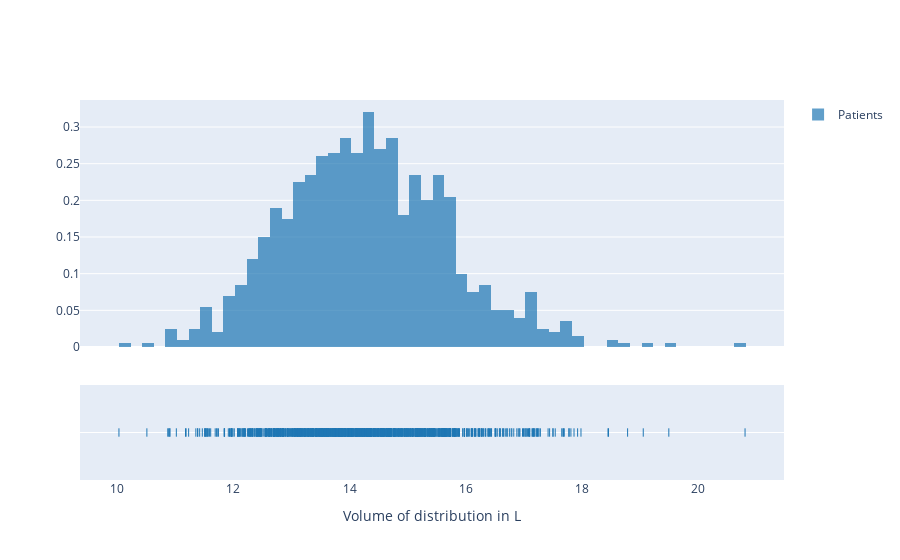
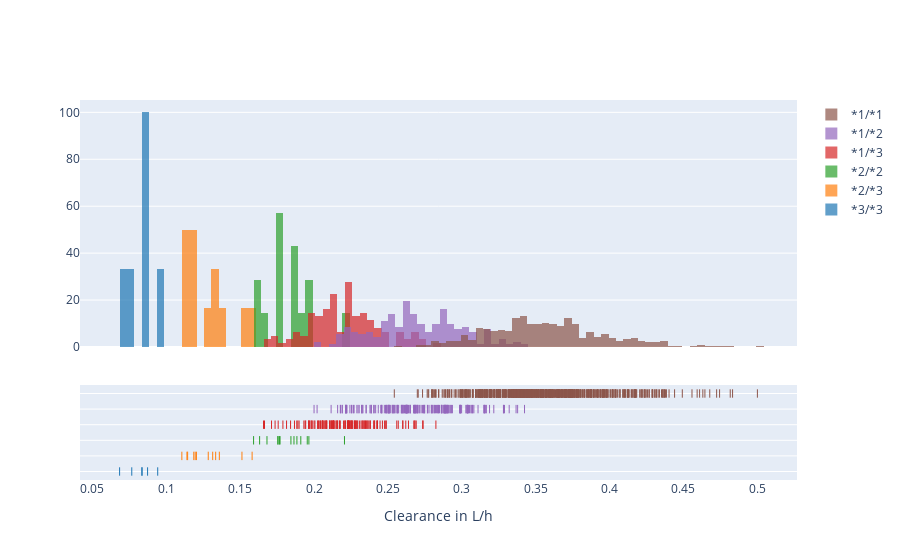
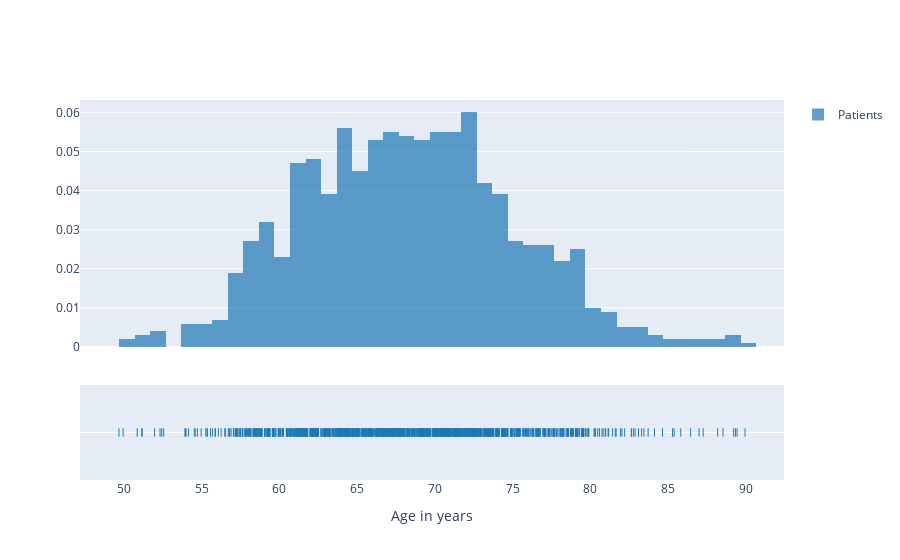
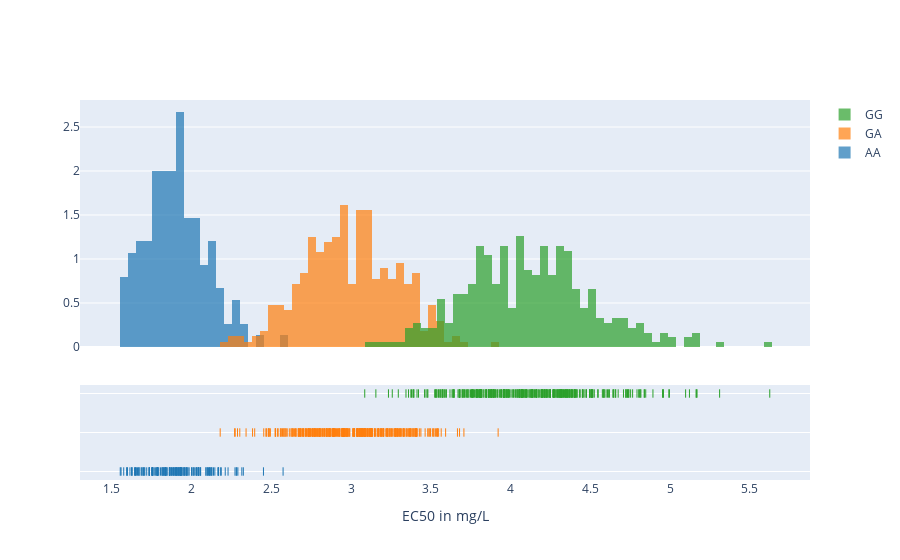

Here is the notebook cell these charts were saved with, in order:
### Markdown cell above
### Visualise demographic data

### Code cell
# Plot volume of distribution
fig = ff.create_distplot(
    [psi[:, 0]], ['Patients'], bin_size=.2, show_hist=True,
    show_curve=False)
fig.update_layout(xaxis_title='Volume of distribution in L')
fig.show()

# Plot clearance
n_1 = n_cyp2p9_33
n_2 = n_cyp2p9_33 + n_cyp2p9_23
n_3 = n_cyp2p9_33 + n_cyp2p9_23 + n_cyp2p9_22
n_4 = n_cyp2p9_33 + n_cyp2p9_23 + n_cyp2p9_22 + n_cyp2p9_13
n_5 = n_cyp2p9_33 + n_cyp2p9_23 + n_cyp2p9_22 + n_cyp2p9_13 + n_cyp2p9_12
fig = ff.create_distplot(
    [
        psi[:n_1, 1],
        psi[n_1:n_2, 1],
        psi[n_2:n_3, 1],
        psi[n_3:n_4, 1],
        psi[n_4:n_5, 1],
        psi[n_5:, 1]
    ],
    ['*3/*3', '*2/*3', '*2/*2', '*1/*3', '*1/*2', '*1/*1'], bin_size=.005,
    show_hist=True, show_curve=False)
fig.update_layout(xaxis_title='Clearance in L/h')
fig.show()

# Plot age distribution
fig = ff.create_distplot(
    [covariates[:, 1]], ['Patients'], show_hist=True,
    show_curve=False)
fig.update_layout(xaxis_title='Age in years')
fig.show()

# Plot EC50
fig = ff.create_distplot(
    [
        psi[:n_vkorc1_AA, 2],
        psi[n_vkorc1_AA:n_vkorc1_GA, 2],
        psi[n_vkorc1_AA+n_vkorc1_GA:, 2]
    ],
    ['AA', 'GA', 'GG'], bin_size=.05, show_hist=True, show_curve=False)
fig.update_layout(xaxis_title='EC50 in mg/L')
fig.show()

### Figure 1 — Plotly figure (JSON) as saved in the notebook; plotly's stock layout.template omitted (floating-point values rounded to 4 significant figures; data arrays with more than 128 entries replaced by an {"elided": "..."} marker saying what was removed)
{"data": [{"autobinx": false, "histnorm": "probability density", "legendgroup": "Patients", "marker": {"color": "rgb(31, 119, 180)"}, "name": "Patients", "opacity": 0.7, "type": "histogram", "x": {"elided": "1000 float values"}, "xaxis": "x", "xbins": {"end": 20.81, "size": 0.2, "start": 10.03}, "yaxis": "y"}, {"legendgroup": "Patients", "marker": {"color": "rgb(31, 119, 180)", "symbol": "line-ns-open"}, "mode": "markers", "name": "Patients", "showlegend": false, "type": "scatter", "x": {"elided": "1000 float values"}, "xaxis": "x", "y": {"elided": "1000 str values"}, "yaxis": "y2"}], "layout": {"barmode": "overlay", "hovermode": "closest", "legend": {"traceorder": "reversed"}, "xaxis": {"anchor": "y2", "domain": [0, 1], "title": {"text": "Volume of distribution in L"}, "zeroline": false}, "yaxis": {"anchor": "free", "domain": [0.35, 1], "position": 0}, "yaxis2": {"anchor": "x", "domain": [0, 0.25], "dtick": 1, "showticklabels": false}}}

### Figure 2 — Plotly figure (JSON) as saved in the notebook; plotly's stock layout.template omitted (floating-point values rounded to 4 significant figures; data arrays with more than 128 entries replaced by an {"elided": "..."} marker saying what was removed)
{"data": [{"autobinx": false, "histnorm": "probability density", "legendgroup": "*3/*3", "marker": {"color": "rgb(31, 119, 180)"}, "name": "*3/*3", "opacity": 0.7, "type": "histogram", "x": [0.08732, 0.09417, 0.08342, 0.08361, 0.06837, 0.07662], "xaxis": "x", "xbins": {"end": 0.09417, "size": 0.005, "start": 0.06837}, "yaxis": "y"}, {"autobinx": false, "histnorm": "probability density", "legendgroup": "*2/*3", "marker": {"color": "rgb(255, 127, 14)"}, "name": "*2/*3", "opacity": 0.7, "type": "histogram", "x": [0.1581, 0.114, 0.1359, 0.1512, 0.1195, 0.1314, 0.1186, 0.1105, 0.1204, 0.1144, 0.1284, 0.1334], "xaxis": "x", "xbins": {"end": 0.1581, "size": 0.005, "start": 0.1105}, "yaxis": "y"}, {"autobinx": false, "histnorm": "probability density", "legendgroup": "*2/*2", "marker": {"color": "rgb(44, 160, 44)"}, "name": "*2/*2", "opacity": 0.7, "type": "histogram", "x": [0.1884, 0.1591, 0.2206, 0.1756, 0.1843, 0.191, 0.177, 0.1681, 0.1864, 0.1965, 0.1766, 0.1954, 0.1755, 0.1632], "xaxis": "x", "xbins": {"end": 0.2206, "size": 0.005, "start": 0.1591}, "yaxis": "y"}, {"autobinx": false, "histnorm": "probability density", "legendgroup": "*1/*3", "marker": {"color": "rgb(214, 39, 40)"}, "name": "*1/*3", "opacity": 0.7, "type": "histogram", "x": [0.2601, 0.2149, 0.2231, 0.224, 0.2682, 0.2027, 0.2116, 0.2031, 0.2059, 0.1712, 0.2286, 0.1658, 0.2156, 0.2333, 0.2348, 0.1943, 0.2274, 0.2119, 0.1987, 0.1967, 0.1971, 0.2309, 0.2292, 0.1736, 0.1963, 0.2447, 0.2171, 0.2243, 0.189, 0.241, 0.1757, 0.2332, 0.257, 0.2692, 0.2425, 0.2404, 0.2069, 0.2106, 0.2601, 0.2043, 0.2262, 0.198, 0.225, 0.2429, 0.1985, 0.2132, 0.2639, 0.2257, 0.2081, 0.1883, 0.2107, 0.2257, 0.2738, 0.2134, 0.2675, 0.2048, 0.1965, 0.2478, 0.2024, 0.2129, 0.2155, 0.2296, 0.1789, 0.2087, 0.225, 0.2236, 0.2232, 0.2125, 0.2121, 0.2356, 0.2463, 0.2208, 0.2683, 0.2, 0.2621, 0.2006, 0.2108, 0.2226, 0.2825, 0.2379, 0.2174, 0.2283, 0.2057, 0.1931, 0.2343, 0.2251, 0.2365, 0.2039, 0.223, 0.2344, 0.2212, 0.2158, 0.2062, 0.2485, 0.22, 0.2428, 0.2057, 0.2132, 0.1867, 0.2082, 0.2281, 0.2232, 0.2274, 0.2319, 0.2489, 0.2178, 0.1665, 0.2407, 0.221, 0.1899, 0.2381, 0.2326, 0.2371, 0.2083, 0.2359, 0.2075, 0.2735, 0.194, 0.214, 0.2229, 0.1814, 0.1841, 0.256], "xaxis": "x", "xbins": {"end": 0.2825, "size": 0.005, "start": 0.1658}, "yaxis": "y"}, {"autobinx": false, "histnorm": "probability density", "legendgroup": "*1/*2", "marker": {"color": "rgb(148, 103, 189)"}, "name": "*1/*2", "opacity": 0.7, "type": "histogram", "x": {"elided": "184 float values"}, "xaxis": "x", "xbins": {"end": 0.3425, "size": 0.005, "start": 0.2}, "yaxis": "y"}, {"autobinx": false, "histnorm": "probability density", "legendgroup": "*1/*1", "marker": {"color": "rgb(140, 86, 75)"}, "name": "*1/*1", "opacity": 0.7, "type": "histogram", "x": {"elided": "661 float values"}, "xaxis": "x", "xbins": {"end": 0.5001, "size": 0.005, "start": 0.2543}, "yaxis": "y"}, {"legendgroup": "*3/*3", "marker": {"color": "rgb(31, 119, 180)", "symbol": "line-ns-open"}, "mode": "markers", "name": "*3/*3", "showlegend": false, "type": "scatter", "x": [0.08732, 0.09417, 0.08342, 0.08361, 0.06837, 0.07662], "xaxis": "x", "y": ["*3/*3", "*3/*3", "*3/*3", "*3/*3", "*3/*3", "*3/*3"], "yaxis": "y2"}, {"legendgroup": "*2/*3", "marker": {"color": "rgb(255, 127, 14)", "symbol": "line-ns-open"}, "mode": "markers", "name": "*2/*3", "showlegend": false, "type": "scatter", "x": [0.1581, 0.114, 0.1359, 0.1512, 0.1195, 0.1314, 0.1186, 0.1105, 0.1204, 0.1144, 0.1284, 0.1334], "xaxis": "x", "y": ["*2/*3", "*2/*3", "*2/*3", "*2/*3", "*2/*3", "*2/*3", "*2/*3", "*2/*3", "*2/*3", "*2/*3", "*2/*3", "*2/*3"], "yaxis": "y2"}, {"legendgroup": "*2/*2", "marker": {"color": "rgb(44, 160, 44)", "symbol": "line-ns-open"}, "mode": "markers", "name": "*2/*2", "showlegend": false, "type": "scatter", "x": [0.1884, 0.1591, 0.2206, 0.1756, 0.1843, 0.191, 0.177, 0.1681, 0.1864, 0.1965, 0.1766, 0.1954, 0.1755, 0.1632], "xaxis": "x", "y": ["*2/*2", "*2/*2", "*2/*2", "*2/*2", "*2/*2", "*2/*2", "*2/*2", "*2/*2", "*2/*2", "*2/*2", "*2/*2", "*2/*2", "*2/*2", "*2/*2"], "yaxis": "y2"}, {"legendgroup": "*1/*3", "marker": {"color": "rgb(214, 39, 40)", "symbol": "line-ns-open"}, "mode": "markers", "name": "*1/*3", "showlegend": false, "type": "scatter", "x": [0.2601, 0.2149, 0.2231, 0.224, 0.2682, 0.2027, 0.2116, 0.2031, 0.2059, 0.1712, 0.2286, 0.1658, 0.2156, 0.2333, 0.2348, 0.1943, 0.2274, 0.2119, 0.1987, 0.1967, 0.1971, 0.2309, 0.2292, 0.1736, 0.1963, 0.2447, 0.2171, 0.2243, 0.189, 0.241, 0.1757, 0.2332, 0.257, 0.2692, 0.2425, 0.2404, 0.2069, 0.2106, 0.2601, 0.2043, 0.2262, 0.198, 0.225, 0.2429, 0.1985, 0.2132, 0.2639, 0.2257, 0.2081, 0.1883, 0.2107, 0.2257, 0.2738, 0.2134, 0.2675, 0.2048, 0.1965, 0.2478, 0.2024, 0.2129, 0.2155, 0.2296, 0.1789, 0.2087, 0.225, 0.2236, 0.2232, 0.2125, 0.2121, 0.2356, 0.2463, 0.2208, 0.2683, 0.2, 0.2621, 0.2006, 0.2108, 0.2226, 0.2825, 0.2379, 0.2174, 0.2283, 0.2057, 0.1931, 0.2343, 0.2251, 0.2365, 0.2039, 0.223, 0.2344, 0.2212, 0.2158, 0.2062, 0.2485, 0.22, 0.2428, 0.2057, 0.2132, 0.1867, 0.2082, 0.2281, 0.2232, 0.2274, 0.2319, 0.2489, 0.2178, 0.1665, 0.2407, 0.221, 0.1899, 0.2381, 0.2326, 0.2371, 0.2083, 0.2359, 0.2075, 0.2735, 0.194, 0.214, 0.2229, 0.1814, 0.1841, 0.256], "xaxis": "x", "y": ["*1/*3", "*1/*3", "*1/*3", "*1/*3", "*1/*3", "*1/*3", "*1/*3", "*1/*3", "*1/*3", "*1/*3", "*1/*3", "*1/*3", "*1/*3", "*1/*3", "*1/*3", "*1/*3", "*1/*3", "*1/*3", "*1/*3", "*1/*3", "*1/*3", "*1/*3", "*1/*3", "*1/*3", "*1/*3", "*1/*3", "*1/*3", "*1/*3", "*1/*3", "*1/*3", "*1/*3", "*1/*3", "*1/*3", "*1/*3", "*1/*3", "*1/*3", "*1/*3", "*1/*3", "*1/*3", "*1/*3", "*1/*3", "*1/*3", "*1/*3", "*1/*3", "*1/*3", "*1/*3", "*1/*3", "*1/*3", "*1/*3", "*1/*3", "*1/*3", "*1/*3", "*1/*3", "*1/*3", "*1/*3", "*1/*3", "*1/*3", "*1/*3", "*1/*3", "*1/*3", "*1/*3", "*1/*3", "*1/*3", "*1/*3", "*1/*3", "*1/*3", "*1/*3", "*1/*3", "*1/*3", "*1/*3", "*1/*3", "*1/*3", "*1/*3", "*1/*3", "*1/*3", "*1/*3", "*1/*3", "*1/*3", "*1/*3", "*1/*3", "*1/*3", "*1/*3", "*1/*3", "*1/*3", "*1/*3", "*1/*3", "*1/*3", "*1/*3", "*1/*3", "*1/*3", "*1/*3", "*1/*3", "*1/*3", "*1/*3", "*1/*3", "*1/*3", "*1/*3", "*1/*3", "*1/*3", "*1/*3", "*1/*3", "*1/*3", "*1/*3", "*1/*3", "*1/*3", "*1/*3", "*1/*3", "*1/*3", "*1/*3", "*1/*3", "*1/*3", "*1/*3", "*1/*3", "*1/*3", "*1/*3", "*1/*3", "*1/*3", "*1/*3", "*1/*3", "*1/*3", "*1/*3", "*1/*3", "*1/*3"], "yaxis": "y2"}, {"legendgroup": "*1/*2", "marker": {"color": "rgb(148, 103, 189)", "symbol": "line-ns-open"}, "mode": "markers", "name": "*1/*2", "showlegend": false, "type": "scatter", "x": {"elided": "184 float values"}, "xaxis": "x", "y": {"elided": "184 str values"}, "yaxis": "y2"}, {"legendgroup": "*1/*1", "marker": {"color": "rgb(140, 86, 75)", "symbol": "line-ns-open"}, "mode": "markers", "name": "*1/*1", "showlegend": false, "type": "scatter", "x": {"elided": "661 float values"}, "xaxis": "x", "y": {"elided": "661 str values"}, "yaxis": "y2"}], "layout": {"barmode": "overlay", "hovermode": "closest", "legend": {"traceorder": "reversed"}, "xaxis": {"anchor": "y2", "domain": [0, 1], "title": {"text": "Clearance in L/h"}, "zeroline": false}, "yaxis": {"anchor": "free", "domain": [0.35, 1], "position": 0}, "yaxis2": {"anchor": "x", "domain": [0, 0.25], "dtick": 1, "showticklabels": false}}}

### Figure 3 — Plotly figure (JSON) as saved in the notebook; plotly's stock layout.template omitted (floating-point values rounded to 4 significant figures; data arrays with more than 128 entries replaced by an {"elided": "..."} marker saying what was removed)
{"data": [{"autobinx": false, "histnorm": "probability density", "legendgroup": "Patients", "marker": {"color": "rgb(31, 119, 180)"}, "name": "Patients", "opacity": 0.7, "type": "histogram", "x": {"elided": "1000 float values"}, "xaxis": "x", "xbins": {"end": 89.95, "size": 1, "start": 49.68}, "yaxis": "y"}, {"legendgroup": "Patients", "marker": {"color": "rgb(31, 119, 180)", "symbol": "line-ns-open"}, "mode": "markers", "name": "Patients", "showlegend": false, "type": "scatter", "x": {"elided": "1000 float values"}, "xaxis": "x", "y": {"elided": "1000 str values"}, "yaxis": "y2"}], "layout": {"barmode": "overlay", "hovermode": "closest", "legend": {"traceorder": "reversed"}, "xaxis": {"anchor": "y2", "domain": [0, 1], "title": {"text": "Age in years"}, "zeroline": false}, "yaxis": {"anchor": "free", "domain": [0.35, 1], "position": 0}, "yaxis2": {"anchor": "x", "domain": [0, 0.25], "dtick": 1, "showticklabels": false}}}

### Figure 4 — Plotly figure (JSON) as saved in the notebook; plotly's stock layout.template omitted (floating-point values rounded to 4 significant figures; data arrays with more than 128 entries replaced by an {"elided": "..."} marker saying what was removed)
{"data": [{"autobinx": false, "histnorm": "probability density", "legendgroup": "AA", "marker": {"color": "rgb(31, 119, 180)"}, "name": "AA", "opacity": 0.7, "type": "histogram", "x": {"elided": "150 float values"}, "xaxis": "x", "xbins": {"end": 2.574, "size": 0.05, "start": 1.554}, "yaxis": "y"}, {"autobinx": false, "histnorm": "probability density", "legendgroup": "GA", "marker": {"color": "rgb(255, 127, 14)"}, "name": "GA", "opacity": 0.7, "type": "histogram", "x": {"elided": "335 float values"}, "xaxis": "x", "xbins": {"end": 3.922, "size": 0.05, "start": 2.18}, "yaxis": "y"}, {"autobinx": false, "histnorm": "probability density", "legendgroup": "GG", "marker": {"color": "rgb(44, 160, 44)"}, "name": "GG", "opacity": 0.7, "type": "histogram", "x": {"elided": "365 float values"}, "xaxis": "x", "xbins": {"end": 5.624, "size": 0.05, "start": 3.086}, "yaxis": "y"}, {"legendgroup": "AA", "marker": {"color": "rgb(31, 119, 180)", "symbol": "line-ns-open"}, "mode": "markers", "name": "AA", "showlegend": false, "type": "scatter", "x": {"elided": "150 float values"}, "xaxis": "x", "y": {"elided": "150 str values"}, "yaxis": "y2"}, {"legendgroup": "GA", "marker": {"color": "rgb(255, 127, 14)", "symbol": "line-ns-open"}, "mode": "markers", "name": "GA", "showlegend": false, "type": "scatter", "x": {"elided": "335 float values"}, "xaxis": "x", "y": {"elided": "335 str values"}, "yaxis": "y2"}, {"legendgroup": "GG", "marker": {"color": "rgb(44, 160, 44)", "symbol": "line-ns-open"}, "mode": "markers", "name": "GG", "showlegend": false, "type": "scatter", "x": {"elided": "365 float values"}, "xaxis": "x", "y": {"elided": "365 str values"}, "yaxis": "y2"}], "layout": {"barmode": "overlay", "hovermode": "closest", "legend": {"traceorder": "reversed"}, "xaxis": {"anchor": "y2", "domain": [0, 1], "title": {"text": "EC50 in mg/L"}, "zeroline": false}, "yaxis": {"anchor": "free", "domain": [0.35, 1], "position": 0}, "yaxis2": {"anchor": "x", "domain": [0, 0.25], "dtick": 1, "showticklabels": false}}}
